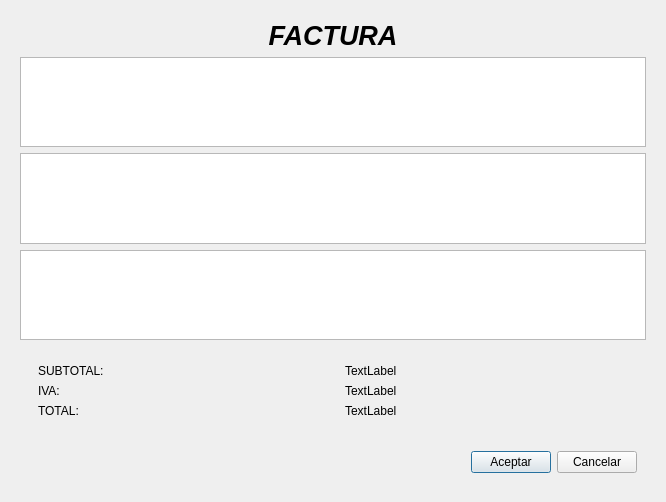
<?xml version="1.0" encoding="UTF-8"?>
<ui version="4.0">
 <class>Factura</class>
 <widget class="QDialog" name="Factura">
  <property name="geometry">
   <rect>
    <x>0</x>
    <y>0</y>
    <width>666</width>
    <height>502</height>
   </rect>
  </property>
  <property name="windowTitle">
   <string>Dialog</string>
  </property>
  <layout class="QGridLayout" name="gridLayout">
   <item row="0" column="0">
    <widget class="QWidget" name="widget" native="true">
     <layout class="QVBoxLayout" name="verticalLayout">
      <item>
       <widget class="QLabel" name="label">
        <property name="font">
         <font>
          <pointsize>20</pointsize>
          <italic>true</italic>
          <bold>true</bold>
         </font>
        </property>
        <property name="text">
         <string>FACTURA</string>
        </property>
        <property name="alignment">
         <set>Qt::AlignCenter</set>
        </property>
       </widget>
      </item>
      <item>
       <widget class="QTextEdit" name="outFactura1">
        <property name="enabled">
         <bool>true</bool>
        </property>
       </widget>
      </item>
      <item>
       <widget class="QTextEdit" name="outFactura2">
        <property name="enabled">
         <bool>true</bool>
        </property>
       </widget>
      </item>
      <item>
       <widget class="QTextEdit" name="outCompra">
        <property name="enabled">
         <bool>true</bool>
        </property>
       </widget>
      </item>
      <item>
       <widget class="QWidget" name="widget_3" native="true">
        <layout class="QHBoxLayout" name="horizontalLayout_2">
         <item>
          <widget class="QWidget" name="widget_4" native="true">
           <layout class="QVBoxLayout" name="verticalLayout_2">
            <item>
             <widget class="QLabel" name="label_2">
              <property name="text">
               <string>SUBTOTAL:</string>
              </property>
             </widget>
            </item>
            <item>
             <widget class="QLabel" name="label_4">
              <property name="text">
               <string>IVA:</string>
              </property>
             </widget>
            </item>
            <item>
             <widget class="QLabel" name="label_6">
              <property name="text">
               <string>TOTAL:</string>
              </property>
             </widget>
            </item>
           </layout>
          </widget>
         </item>
         <item>
          <widget class="QWidget" name="widget_5" native="true">
           <layout class="QVBoxLayout" name="verticalLayout_3">
            <item>
             <widget class="QLabel" name="outSubtotal">
              <property name="text">
               <string>TextLabel</string>
              </property>
             </widget>
            </item>
            <item>
             <widget class="QLabel" name="outIVA">
              <property name="text">
               <string>TextLabel</string>
              </property>
             </widget>
            </item>
            <item>
             <widget class="QLabel" name="outTotal">
              <property name="text">
               <string>TextLabel</string>
              </property>
             </widget>
            </item>
           </layout>
          </widget>
         </item>
        </layout>
       </widget>
      </item>
      <item>
       <widget class="QWidget" name="widget_2" native="true">
        <layout class="QHBoxLayout" name="horizontalLayout">
         <item>
          <spacer name="horizontalSpacer">
           <property name="orientation">
            <enum>Qt::Horizontal</enum>
           </property>
           <property name="sizeHint" stdset="0">
            <size>
             <width>40</width>
             <height>20</height>
            </size>
           </property>
          </spacer>
         </item>
         <item>
          <widget class="QPushButton" name="btnAceptar">
           <property name="text">
            <string>Aceptar</string>
           </property>
          </widget>
         </item>
         <item>
          <widget class="QPushButton" name="btnCancelar">
           <property name="text">
            <string>Cancelar</string>
           </property>
          </widget>
         </item>
        </layout>
       </widget>
      </item>
     </layout>
    </widget>
   </item>
  </layout>
 </widget>
 <resources/>
 <connections/>
</ui>
